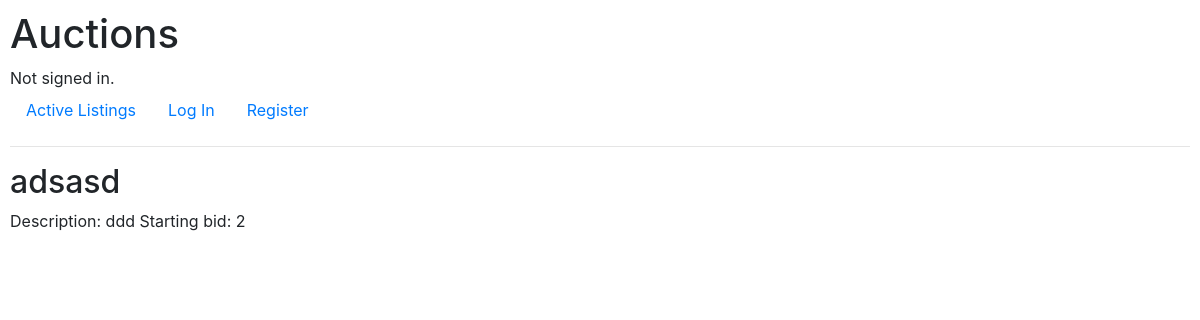
The page /listing/1 on the database as committed earlier.
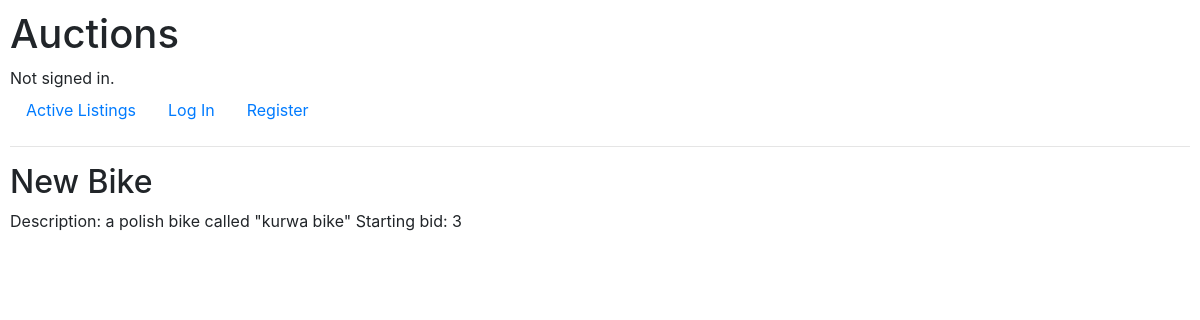
The same page on the database as committed later.
### auctions/models.py (models this page shows, shortened)
class listings(models.Model):
    title = models.CharField(max_length=64)
    description = models.TextField(max_length=500)
    starting_bit = models.IntegerField()
    creator = models.ForeignKey(User, on_delete=models.CASCADE)

### auctions/views.py (the view)
# urls.py: path("listing/<int:listing_id>", views.listing, name="listing"),
def listing(request, listing_id):
    return render(request, "auctions/listing.html",{
        "listing": listings.objects.get(id=listing_id),
        "comments": comments.objects.filter(listing=listing_id)
    })

### auctions/templates/auctions/listing.html (shortened to what this page needs)
{% extends "auctions/layout.html" %}
{% block body %}
    <h2>{{ listing.title }}</h2>
    Description: {{ listing.description }}
    Starting bid: {{ listing.starting_bit }}
{% endblock %}

Rows that differ between the two databases and show on the page:
changed listings: title "adsasd" → "New Bike"; description "ddd" → "a polish bike called \"kurwa bike\""; starting_bit "2" → "3"
